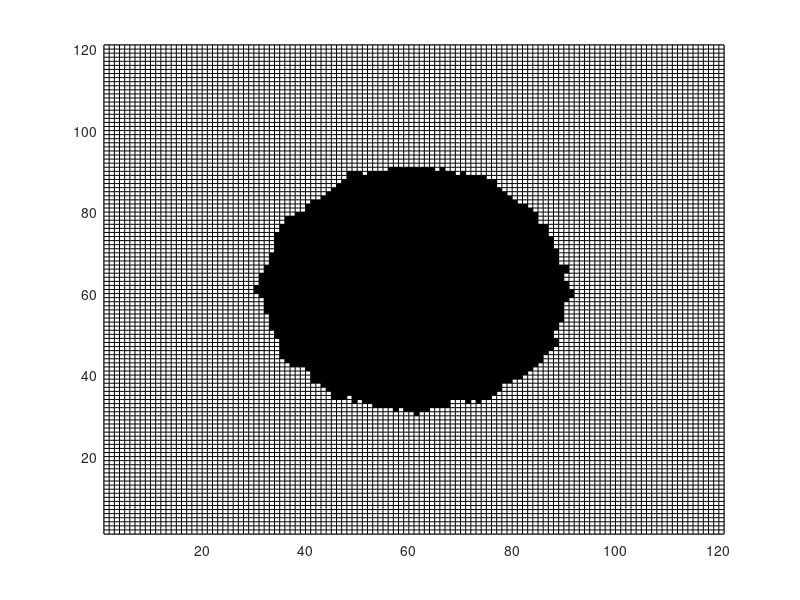

Source code (MATLAB):
clear variables
close all
clc

load data1

for ii=1:121,
    for jj=1:121,
        
        if lumen_hole(ii,jj) == 0,
            lumen(ii,jj) = 1;
        else
            lumen(ii,jj) = 0;
        end
        
    end
end
clear ii jj

figure(1);
pcolor(lumen);
colormap(gray(2))